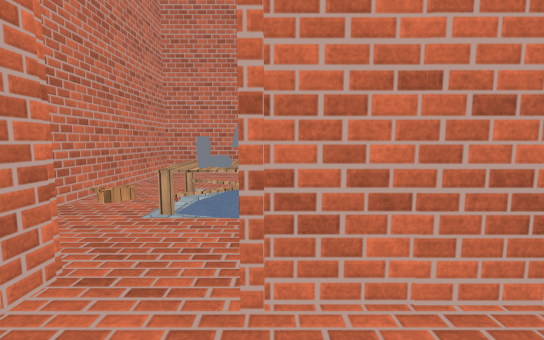
View 1 (above)

12 first-person views from a walk through a scene from a Unity 3-D project. The camera is 1.2 m above the floor, tilts 6° down and sees 90° across. The floor is counted in squares, 1 m on a side. Each view is taken from the middle of a square. On the plan, view 1 faces up. The plan holds only what a view shows up to about 13 squares ahead; the rest is blank. Some surface patterns are stand-ins.

View 2
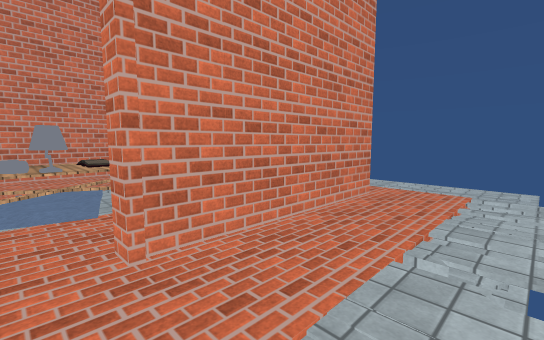

View 3
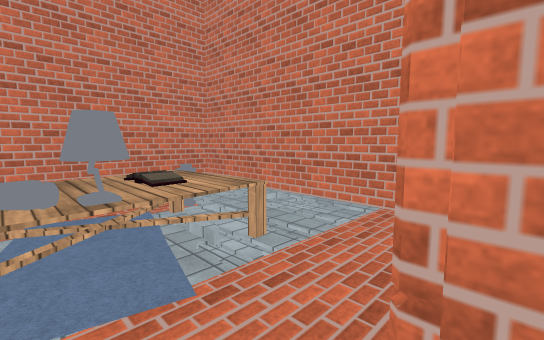

View 4
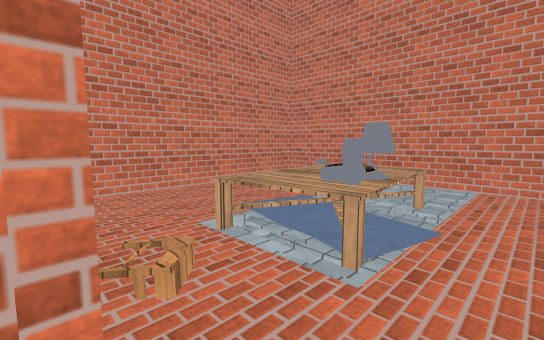

View 5
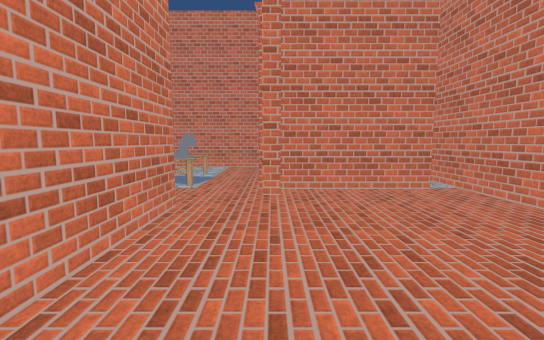

View 6
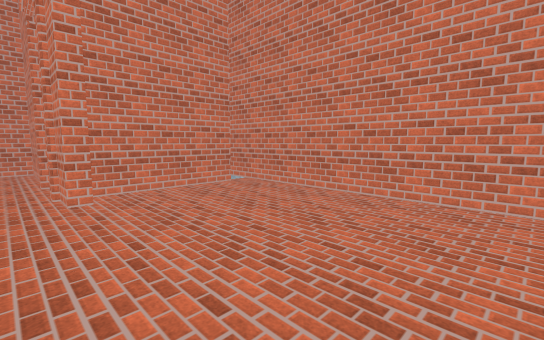

View 7
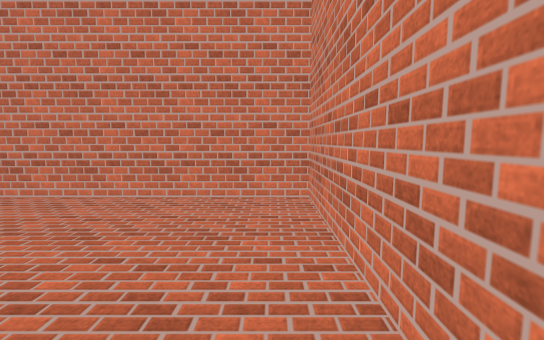

View 8
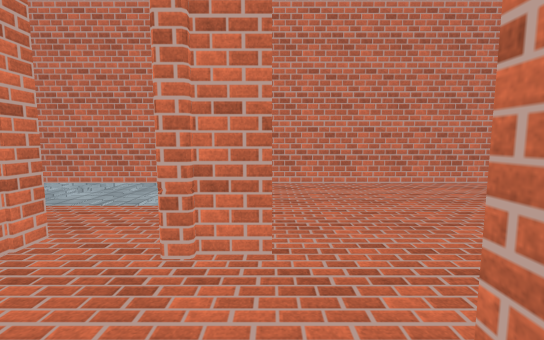

View 9
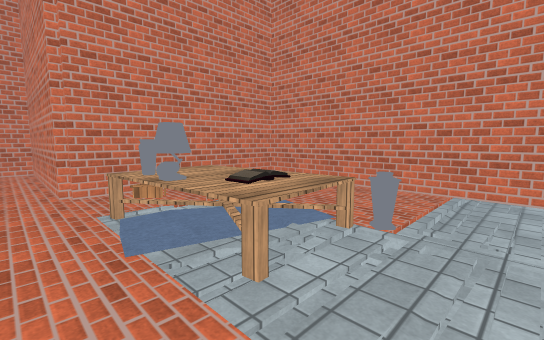

View 10
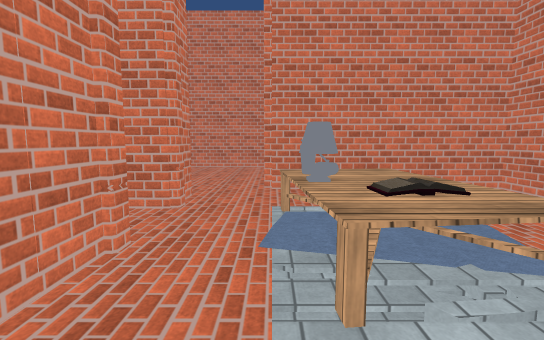

View 11
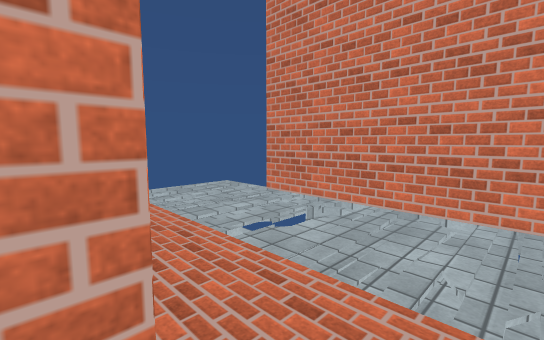

View 12
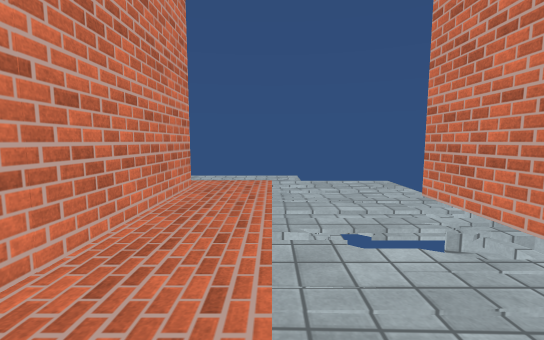

### Floor plan
Key: @ floor where view 1 was taken; # wall or solid block; x gap in a wall; . main floor; - floor 0.25 m lower than the main floor; / step, stairs or slope; T table; R rug; L lamp; B books; O other object.
Columns run from 10 left of view 1 to 9 right of it. Each row starts with its distance up from view 1.
 10       #########
  9       #.....//#
  8       #...../.#
  7       #....OO/#
  6       #.TRBR//#
  5       #.TOBB//#
  4 #######..RL/./#
  3 #.............#   //
  2 #......##.######/ //
  1 #.......#......./ --
  0 #.......#/@.///// --
 -1 #.......#././///
 -2 #.......#/.. ./.
 -3 ##############x

Where each view was taken, in squares from view 1:
view 1: 0 up, 0 right, facing up
view 2: 1 down, 1 left, facing up-right
view 3: 2 up, 1 left, facing up-right
view 4: 3 up, 4 left, facing up-right
view 5: 2 up, 9 left, facing right
view 6: 3 up, 9 left, facing down-right
view 7: 3 up, 9 left, facing down
view 8: 5 up, 3 left, facing down
view 9: 3 up, 3 right, facing up-left
view 10: 4 up, 3 right, facing left
view 11: 2 up, 1 left, facing down-right
view 12: 0 up, 1 left, facing right
